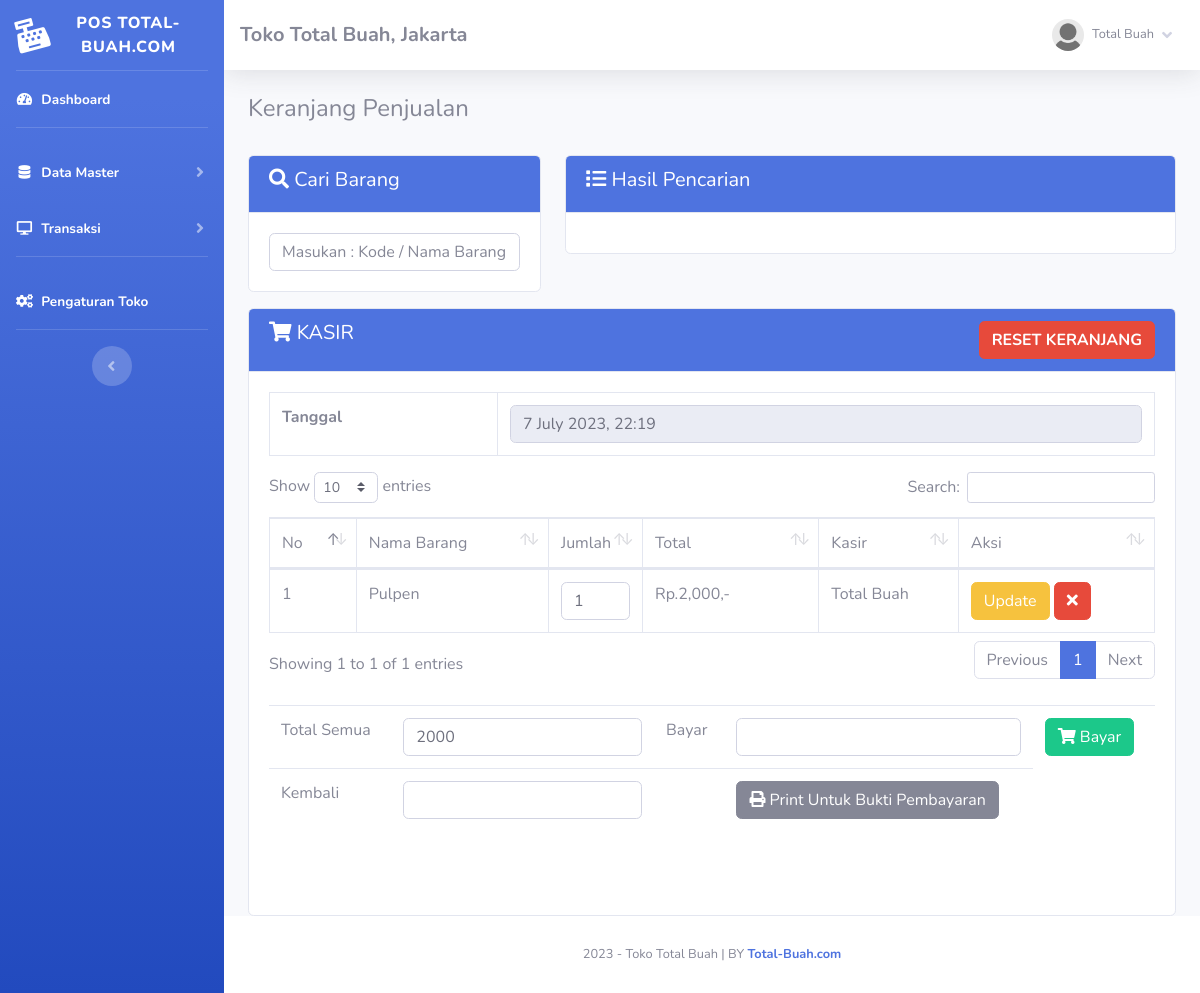
The page /index.php?page=jual (signed in) on the database its author committed.
### tables this page shows
CREATE TABLE IF NOT EXISTS `toko` (
  `id_toko` int(11) NOT NULL AUTO_INCREMENT,
  `nama_toko` varchar(255) NOT NULL,
  `alamat_toko` text NOT NULL,
  `tlp` varchar(255) NOT NULL,
  `nama_pemilik` varchar(255) NOT NULL,
  PRIMARY KEY (`id_toko`)
);

CREATE TABLE IF NOT EXISTS `member` (
  `id_member` int(11) NOT NULL AUTO_INCREMENT,
  `nm_member` varchar(255) NOT NULL,
  `alamat_member` text NOT NULL,
  `telepon` varchar(255) NOT NULL,
  `email` varchar(255) NOT NULL,
  `gambar` text NOT NULL,
  `NIK` text NOT NULL,
  PRIMARY KEY (`id_member`)
);

CREATE TABLE IF NOT EXISTS `penjualan` (
  `id_penjualan` int(11) NOT NULL AUTO_INCREMENT,
  `id_barang` varchar(255) NOT NULL,
  `id_member` int(11) NOT NULL,
  `jumlah` varchar(255) NOT NULL,
  `total` varchar(255) NOT NULL,
  `tanggal_input` varchar(255) NOT NULL,
  PRIMARY KEY (`id_penjualan`)
);

CREATE TABLE IF NOT EXISTS `barang` (
  `id` int(11) NOT NULL AUTO_INCREMENT,
  `id_barang` varchar(255) NOT NULL,
  `id_kategori` int(11) NOT NULL,
  `nama_barang` text NOT NULL,
  `merk` varchar(255) NOT NULL,
  `harga_beli` varchar(255) NOT NULL,
  `harga_jual` varchar(255) NOT NULL,
  `satuan_barang` varchar(255) NOT NULL,
  `stok` text NOT NULL,
  `tgl_input` varchar(255) NOT NULL,
  `tgl_update` varchar(255) DEFAULT NULL,
  PRIMARY KEY (`id`)
);

### admin/module/jual/index.php (the view, shortened to what this page needs)
<h4>Keranjang Penjualan</h4>
<br>
<div class="row">
	<div class="col-sm-4">
		<div class="card card-primary mb-3">
			<div class="card-header bg-primary text-white">
				<h5><i class="fa fa-search"></i> Cari Barang</h5>
			</div>
			<div class="card-body">
				<input type="text" id="cari" class="form-control" name="cari" placeholder="Masukan : Kode / Nama Barang  [ENTER]">
			</div>
		</div>
	</div>
	<div class="col-sm-8">
		<div class="card card-primary mb-3">
			<div class="card-header bg-primary text-white">
				<h5><i class="fa fa-list"></i> Hasil Pencarian</h5>
			</div>
			<div class="card-body">
			</div>
		</div>
	</div>
	<div class="col-sm-12">
		<div class="card card-primary">
			<div class="card-header bg-primary text-white">
				<h5><i class="fa fa-shopping-cart"></i> KASIR
				<a class="btn btn-danger float-right"
					onclick="javascript:return confirm('Apakah anda ingin reset keranjang ?');" href="fungsi/hapus/hapus.php?penjualan=jual">
					<b>RESET KERANJANG</b></a>
				</h5>
			</div>
			<div class="card-body">
				<div id="keranjang" class="table-responsive">
					<table class="table table-bordered">
						<tr>
							<td><b>Tanggal</b></td>
							<td><input type="text" readonly="readonly" class="form-control" value="<?php echo date("j F Y, G:i");?>" name="tgl"></td>
						</tr>
					</table>
					<table class="table table-bordered w-100" id="example1">
						<thead>
							<tr>
								<td> No</td>
								<td> Nama Barang</td>
								<td style="width:10%;"> Jumlah</td>
								<td style="width:20%;"> Total</td>
								<td> Kasir</td>
								<td> Aksi</td>
							</tr>
						</thead>
						<tbody>
							<?php $total_bayar=0; $no=1; $hasil_penjualan = $lihat -> penjualan();?>
							<?php foreach($hasil_penjualan  as $isi){?>
							<tr>
								<td><?php echo $no;?></td>
								<td><?php echo $isi['nama_barang'];?></td>
								<td>
									<form method="POST" action="fungsi/edit/edit.php?jual=jual">
											<input type="number" name="jumlah" value="<?php echo $isi['jumlah'];?>" class="form-control">
										</td>
										<td>Rp.<?php echo number_format($isi['total']);?>,-</td>
										<td><?php echo $isi['nm_member'];?></td>
										<td>
											<button type="submit" class="btn btn-warning">Update</button>
									<a href="fungsi/hapus/hapus.php?jual=jual&id=<?php echo $isi['id_penjualan'];?>&brg=<?php echo $isi['id_barang'];?>
										&jml=<?php echo $isi['jumlah']; ?>"  class="btn btn-danger"><i class="fa fa-times"></i>
									</a>
								</td>
							</tr>
							<?php $no++; $total_bayar += $isi['total'];}?>
						</tbody>
				</table>
				<br/>
				<div id="kasirnya">
					<table class="table table-stripped">
						<form method="POST" action="index.php?page=jual&nota=yes#kasirnya">
							<tr>
								<td>Total Semua  </td>
								<td><input type="text" class="form-control" name="total" value="<?php echo $total_bayar;?>"></td>
								<td>Bayar  </td>
								<td><input type="text" class="form-control" name="bayar" value="<?php echo $bayar;?>"></td>
								<td><button class="btn btn-success"><i class="fa fa-shopping-cart"></i> Bayar</button>
								<?php  if(!empty($_GET['nota'] == 'yes')) {?>
									<a class="btn btn-danger" href="fungsi/hapus/hapus.php?penjualan=jual">
									<b>RESET</b></a></td><?php }?></td>
							</tr>
						</form>
						<tr>
							<td>Kembali</td>
							<td><input type="text" class="form-control" value="<?php echo $hitung;?>"></td>
							<td></td>
							<td>
								<a href="print.php?nm_member=<?php echo $_SESSION['admin']['nm_member'];?>
								&bayar=<?php echo $bayar;?>&kembali=<?php echo $hitung;?>" target="_blank">
								<button class="btn btn-secondary">
									<i class="fa fa-print"></i> Print Untuk Bukti Pembayaran
								</button></a>
							</td>
						</tr>
					</table>
					<br/>
					<br/>
				</div>
			</div>
		</div>
	</div>
</div>

### admin/template/sidebar.php (shortened to what this page needs)
<?php
    $id = $_SESSION['admin']['id_member'];
    $hasil_profil = $lihat -> member_edit($id);
?>
<ul class="navbar-nav bg-gradient-primary sidebar sidebar-dark accordion" id="accordionSidebar">
    <a class="sidebar-brand d-flex align-items-center justify-content-center" href="index.php">
        <div class="sidebar-brand-icon rotate-n-15">
            <i class="fas fa-cash-register"></i>
        </div>
        <div class="sidebar-brand-text mx-3">POS Total-Buah.com<sup></sup></div>
    </a>
    <hr class="sidebar-divider my-0">
    <li class="nav-item active">
        <a class="nav-link" href="index.php">
            <i class="fas fa-fw fa-tachometer-alt"></i>
            <span>Dashboard</span></a>
    </li>
    <hr class="sidebar-divider">
    <li class="nav-item active">
        <a class="nav-link collapsed" href="#" data-toggle="collapse" data-target="#collapseTwo" aria-expanded="true"
            aria-controls="collapseTwo">
            <i class="fas fa-fw fa-database"></i>
            <span>Data Master</span>
        </a>
    </li>
    <li class="nav-item active">
        <a class="nav-link collapsed" href="#" data-toggle="collapse" data-target="#collapse3" aria-expanded="true"
            aria-controls="collapse3">
            <i class="fas fa-fw fa-desktop"></i>
            <span>Transaksi</span>
        </a>
    </li>
    <hr class="sidebar-divider">
    <li class="nav-item active">
        <a class="nav-link" href="index.php?page=pengaturan">
            <i class="fas fa-fw fa-cogs"></i>
            <span>Pengaturan Toko</span></a>
    </li>
    <hr class="sidebar-divider d-none d-md-block">
    <div class="text-center d-none d-md-inline">
        <button class="rounded-circle border-0" id="sidebarToggle"></button>
    </div>
</ul>
<div id="content-wrapper" class="d-flex flex-column">
    <div id="content">
        <nav class="navbar navbar-expand navbar-light bg-white topbar mb-4 static-top shadow">
            <h5 class="d-lg-block d-none mt-2"><b><?php echo $toko['nama_toko'];?>, <?php echo $toko['alamat_toko'];?></b></h5>
            <ul class="navbar-nav ml-auto">
                <li class="nav-item dropdown no-arrow">
                    <a class="nav-link dropdown-toggle" href="#" id="userDropdown" role="button" data-toggle="dropdown"
                        aria-haspopup="true" aria-expanded="false">
                        <img class="img-profile rounded-circle"
                            src="assets/img/user/<?php echo $hasil_profil['gambar'];?>">
                        <span
                            class="mr-2 d-none d-lg-inline text-gray-600 small ml-2"><?php echo $hasil_profil['nm_member'];?></span>
                        <i class="fas fa-angle-down"></i>
                    </a>
                </li>
            </ul>
        </nav>
        <div class="container-fluid">

### rows shown on the page
toko: nama_toko "Toko Total Buah", alamat_toko "Jakarta"
penjualan: barang.nama_barang "Pulpen", jumlah "1", total "2,000", id_member.nm_member "Total Buah"

### other values the page prints
$hasil_profil['nm_member'] "Total Buah"
